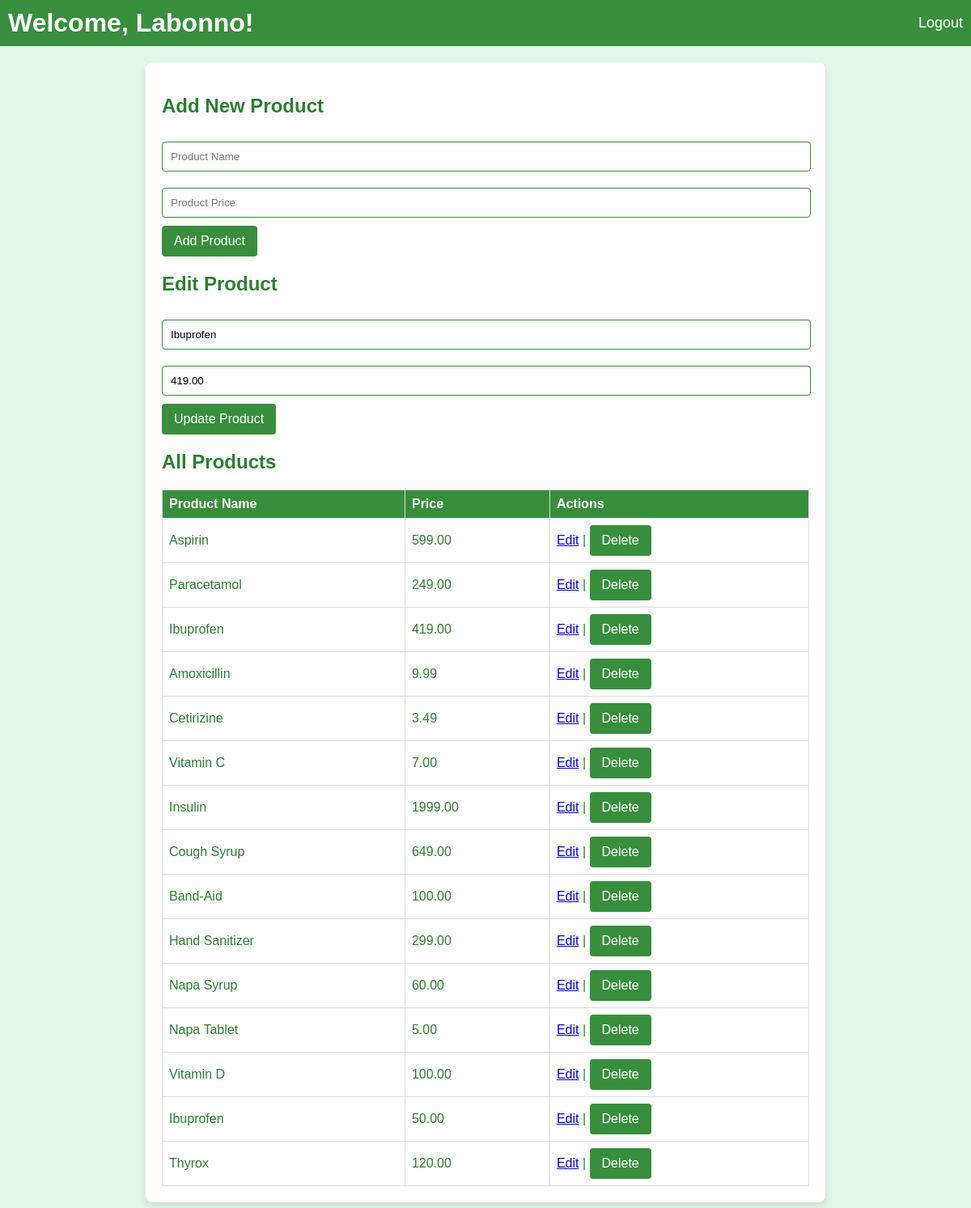
Page /pharmacy_system/admin/admin_dashboard.php?edit_product_id=3 (signed in) on the committed database.
### tables this page shows
CREATE TABLE `products` (
  `product_id` int(11) NOT NULL,
  `product_name` varchar(255) NOT NULL,
  `price` decimal(10,2) NOT NULL
);

### pharmacy_system/admin/admin_dashboard.php (the view, shortened to what this page needs)
<?php
include '../db.php';
$admin_name = $_SESSION['admin_username'];
$product_to_edit = null;
$products = [];
$sql = "SELECT product_id, product_name, price FROM products";
$result = $conn->query($sql);
if ($result->num_rows > 0) {
    while ($row = $result->fetch_assoc()) {
        $products[] = $row;
    }
}
if (isset($_GET['edit_product_id'])) {
    $product_id = $_GET['edit_product_id'];
    $sql = "SELECT product_id, product_name, price FROM products WHERE product_id = $product_id";
    $result = $conn->query($sql);
    if ($result->num_rows > 0) {
        $product_to_edit = $result->fetch_assoc();
    }
}
?>
<!DOCTYPE html>
<html lang="en">
<head>
</head>
<body>
    <header>
        <h1>Welcome, <?php echo htmlspecialchars($admin_name); ?>!</h1>
        <a href="admin_logout.php">Logout</a>
    </header>
    <main>
        <h2>Add New Product</h2>
        <form action="admin_dashboard.php" method="POST">
            <input type="text" name="product_name" placeholder="Product Name" required>
            <input type="number" name="price" placeholder="Product Price" required step="0.01">
            <button type="submit" name="add_product">Add Product</button>
        </form>
        <?php if ($product_to_edit): ?>
            <h2>Edit Product</h2>
            <form action="admin_dashboard.php" method="POST">
                <input type="text" name="product_name" value="<?php echo htmlspecialchars($product_to_edit['product_name']); ?>" required>
                <input type="number" name="price" value="<?php echo htmlspecialchars($product_to_edit['price']); ?>" required step="0.01">
                <button type="submit" name="edit_product">Update Product</button>
            </form>
        <?php endif; ?>
        <h2>All Products</h2>
        <table>
            <thead>
                <tr>
                    <th>Product Name</th>
                    <th>Price</th>
                    <th>Actions</th>
                </tr>
            </thead>
            <tbody>
                <?php foreach ($products as $product): ?>
                    <tr>
                        <td><?php echo htmlspecialchars($product['product_name']); ?></td>
                        <td><?php echo htmlspecialchars($product['price']); ?></td>
                        <td>
                            <a href="admin_dashboard.php?edit_product_id=<?php echo $product['product_id']; ?>">Edit</a> |
                            <form action="admin_dashboard.php" method="POST" style="display:inline;">
                                <button type="submit" name="delete_product">Delete</button>
                            </form>
                        </td>
                    </tr>
                <?php endforeach; ?>
            </tbody>
        </table>
    </main>
</body>
</html>

### pharmacy_system/admin/admin_dashboard.php (style rules this page uses)
body { font-family: Arial, sans-serif; background-color: #e0f7e9; color: #2e7d32; margin: 0; padding: 0; }
header { background-color: #388e3c; color: white; padding: 10px; display: flex; justify-content: space-between; align-items: center; }
header h1 { margin: 0; }
header a { color: white; text-decoration: none; font-size: 18px; }
main { max-width: 800px; margin: 20px auto; padding: 20px; background-color: white; border-radius: 8px; box-shadow: 0 4px 8px rgba(0, 0, 0, 0.1); }
form { margin-bottom: 20px; }
input[type="text"], input[type="number"], input[type="submit"] { width: calc(100% - 20px); padding: 10px; margin: 10px 0; border: 1px solid #388e3c; border-radius: 4px; }
button { background-color: #388e3c; color: white; padding: 10px 15px; border: none; border-radius: 4px; font-size: 16px; }
table { width: 100%; border-collapse: collapse; margin-top: 20px; }
th, td { border: 1px solid #ddd; padding: 8px; text-align: left; }
th { background-color: #388e3c; color: white; }

### rows in the picture
products: product_name "Ibuprofen", price "419.00"
products: product_name "Aspirin", price "599.00"
products: product_name "Paracetamol", price "249.00"
products: product_name "Amoxicillin", price "9.99"
products: product_name "Cetirizine", price "3.49"
products: product_name "Vitamin C", price "7.00"
products: product_name "Insulin", price "1999.00"
products: product_name "Cough Syrup", price "649.00"
products: product_name "Band-Aid", price "100.00"
products: product_name "Hand Sanitizer", price "299.00"
products: product_name "Napa Syrup", price "60.00"
products: product_name "Napa Tablet", price "5.00"
products: product_name "Vitamin D", price "100.00"
products: product_name "Ibuprofen", price "50.00"
products: product_name "Thyrox", price "120.00"

### other values in the picture
$admin_name "Labonno"
